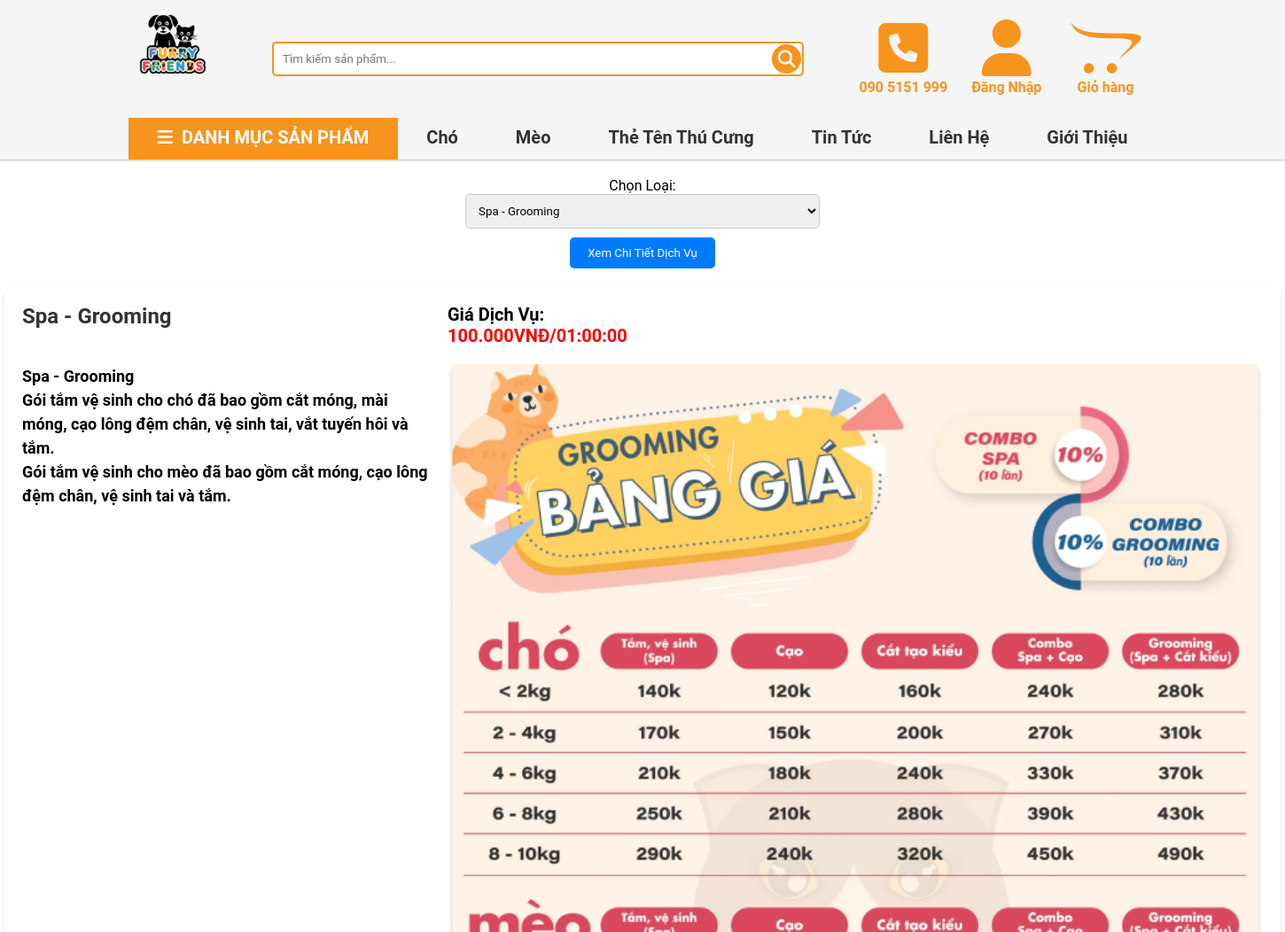
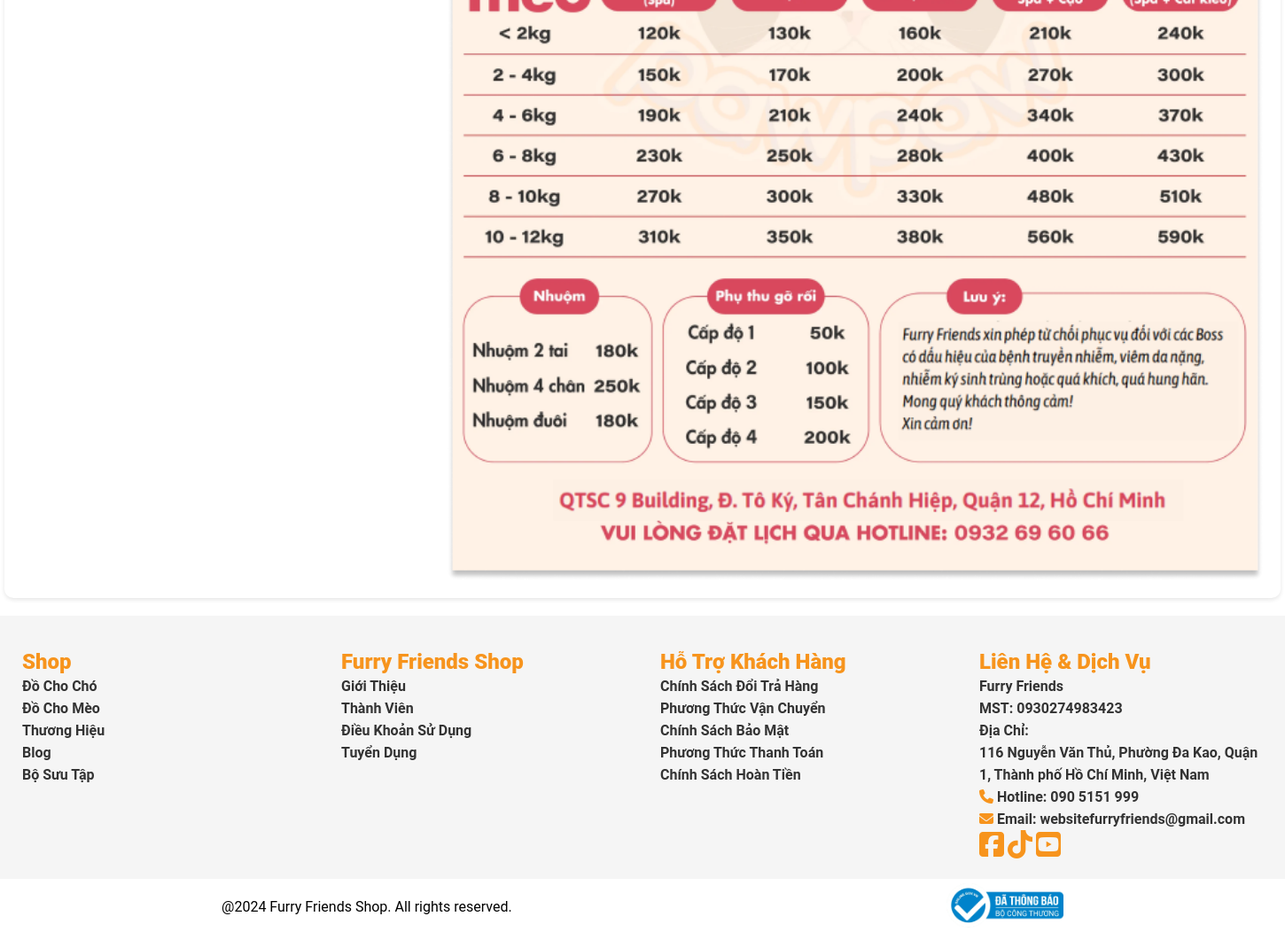
The app's page /index.php?Page=dich_vu&ID=16 with its own data (2 pictures, top to bottom).
### tables this page shows
CREATE TABLE `services` (
  `ID` int(11) NOT NULL,
  `Name` varchar(100) NOT NULL,
  `Image` varchar(255) DEFAULT NULL,
  `Price` decimal(10,2) NOT NULL,
  `Detail` text NOT NULL,
  `Time_Service` varchar(30) NOT NULL,
  `Category_ID` int(11) NOT NULL,
  `Status` tinyint(1) NOT NULL
);

### site/controller/Site_Controller.php (called while the page is built, shortened)
<?php
class Site_Controller
{
    public $Database;
    public function __construct()
    {
        $this->Database = new Database();
    }
    public function dich_vu()
    {
        if (isset($_GET['ID']) && !empty($_GET['ID'])) {
            $id = $_GET['ID'];
        } else {
            die("Thiếu ID ");
        }
        $Service = $this->Database->Get_Service_By_ID_Category($id);
        if ($_SERVER['REQUEST_METHOD'] == 'POST') {
            $Service_Detail = $_POST['Service'];
            $Detail_Service = $this->Database->Get_Service_By_ID($Service_Detail);
        } else {
            $Service_Detail = $Service[0]['ID'];
            $Detail_Service = $this->Database->Get_Service_By_ID($Service_Detail);
        }
        include_once 'site/views/layout.php';
    }
}

### site/views/dich_vu_theo_loai.php (the view, shortened to what this page needs)
<main>
    <div class="page-service-site">
        <form action="index.php?Page=dich_vu&ID=<?= $_GET['ID'] ?>" method="post">
            Chọn Loại:
            <select name="Service" id="">
                <?php
                $List_DV ='';
                foreach ($Service as $ser) {
                    if (isset($Detail_Service) && !empty($Detail_Service) && $Detail_Service['ID'] == $ser['ID']) {
                        $List_DV .= $ser['Status'] != 0 ? '<option value="' . $ser['ID'] . '" selected>' . $ser['Name'] . '</option>' : '';
                    } else {
                        $List_DV .= $ser['Status'] != 0 ? '<option value="' . $ser['ID'] . '">' . $ser['Name'] . '</option>' : '';
                    }
                }
                echo !empty($List_DV)? $List_DV:'<option value="">Không Có Dịch Vụ Nào</option>';
                ?>
            </select>
            <button>Xem Chi Tiết Dịch Vụ</button>
        </form>
    </div>
    <?php
    if (isset($Detail_Service) && !empty($Detail_Service)) {
    ?>
        <div class="service-detail-site">
            <h2><?= $Detail_Service['Name'] ?> </h2>
            <div class="service-detail-price">Giá Dịch Vụ: <br><p><?= number_format($Detail_Service['Price'], 0, '.', '.') . 'VNĐ/' . $Detail_Service['Time_Service'] ?></p></div>
            <div class="service-detail-content"><?= nl2br($Detail_Service['Detail']) ?></div>
            <img src="<?= $Detail_Service['Image'] ?>" alt="<?= $Detail_Service['Name'] ?>">
        </div>
    <?php
    } ?>
</main>

### index.php (shortened to what this page needs)
<?php
include_once 'site/controller/Site_Controller.php';
$Page = isset($_GET['Page']) ? $_GET['Page'] : 'trang_chu';
$Site_Controller = new Site_Controller;
if (method_exists($Site_Controller,$Page)){
    $Site_Controller->$Page();
} else {
    echo "Page not found!";
}
?>

### site/views/layout.php (shortened to what this page needs)
<!DOCTYPE html>
<html lang="vi">
<head>
    <link rel="stylesheet" href="public/css/all.css">
    <link rel="stylesheet" href="public/css/style.css">
</head>
<body>
    <?php
    include_once 'site/views/header.php';
    include_once 'site/views/nav.php';
    include_once $Views;
    include_once 'site/views/footer.php';
    ?>
</body>
</html>

### site/views/header.php (shortened to what this page needs)
<!DOCTYPE html>
<html lang="vi">
<head>
    <link rel="stylesheet" href="public/css/all.css">
    <link rel="stylesheet" href="public/css/style.css">
</head>
<body>
    <header>
        <div class="header-container">
            <a href="index.php?Page=trang_chu"><img src="public/img/logo.png" width="100px" height="100px" alt="Logo Furry Friend" id="Logo"></a>
            <form action="index.php" id="Search" method="GET">
                <input type="text" name="Search" placeholder="Tìm kiếm sản phẩm..." autocomplete="off" value="<?php echo isset($_GET['Search']) ? htmlspecialchars($_GET['Search']) : ''; ?>">
                <button type="submit"><i class="fa-solid fa-magnifying-glass fa-xl"></i></button>
            </form>
            <div id="Right_Header">
                <a href="#" id="Phone">
                    <i class="fa-solid fa-square-phone brand-color fa-4x"></i>
                    <span class="brand-color">090 5151 999</span>
                </a>
                <a href="<?= isset($_SESSION['User_login']) && !empty($_SESSION['User_login']) ? 'index.php?Page=chinh_sua_thong_tin' : 'index.php?Page=dang_nhap'; ?>"
                    id="User" <?= isset($_SESSION['User_login']) ? 'onmouseover="ShowDropdown()"' : '' ?>>
                    <i class="fa-solid fa-user brand-color fa-4x"></i>
                    <span class="brand-color"><?php echo isset($_SESSION['User_login']['Name']) ? $_SESSION['User_login']['Name'] : 'Đăng Nhập'; ?></span>
                </a>
                <a href="index.php?Page=gio_hang" id="Cart">
                    <i class="fa-brands fa-opencart brand-color fa-4x"></i>
                    <span class="brand-color">Giỏ hàng</span>
                </a>
            </div>
        </div>
    </header>

### site/views/nav.php (shortened to what this page needs)
<nav>
    <div class="nav-container">
        <li class="Category"><i class="fa-solid fa-bars"></i>DANH MỤC SẢN PHẨM
        </li>
        <li><a href="index.php?Page=tim_kiem&Search=chó">Chó</a></li>
        <li><a href="index.php?Page=tim_kiem&Search=mèo">Mèo</a></li>
        <li><a href="index.php?Page=tim_kiem&Search=thẻ tên">Thẻ Tên Thú Cưng</a></li>
        <li><a href="index.php?Page=bai_viet">Tin Tức</a></li>
        <li><a href="index.php?Page=lien_he">Liên Hệ</a></li>
        <li><a href="index.php?Page=gioi_thieu">Giới Thiệu</a></li>
    </div>
</nav>

### site/views/footer.php
<footer>
    <div class="footer-container">
        <div class="footer-content">
            <span class="brand-color">Shop</span>
            <li><a href="">Đồ Cho Chó</a></li>
            <li><a href="">Đồ Cho Mèo</a></li>
            <li><a href="">Thương Hiệu</a></li>
            <li><a href="">Blog</a></li>
            <li><a href="">Bộ Sưu Tập</a></li>
        </div>
        <div class="footer-content">
            <span class="brand-color">Furry Friends Shop</span>
            <li><a href="index.php?Page=gioi_thieu">Giới Thiệu</a></li>
            <li><a href="">Thành Viên</a></li>
            <li><a href="">Điều Khoản Sử Dụng</a></li>
            <li><a href="">Tuyển Dụng</a></li>
        </div>
        <div class="footer-content">
            <span class="brand-color">Hỗ Trợ Khách Hàng</span>
            <li><a href="">Chính Sách Đổi Trả Hàng</a></li>
            <li><a href="">Phương Thức Vận Chuyển</a></li>
            <li><a href="">Chính Sách Bảo Mật</a></li>
            <li><a href="">Phương Thức Thanh Toán</a></li>
            <li><a href="">Chính Sách Hoàn Tiền</a></li>
        </div>
        <div class="footer-content">
            <span class="brand-color">Liên Hệ & Dịch Vụ</span>
            <li><a href="">Furry Friends</a></li>
            <li><a href="">MST: 0930274983423</a></li>
            <li><a href="">Địa Chỉ: <br> 116 Nguyễn Văn Thủ, Phường Đa Kao, Quận
            1, Thành phố Hồ Chí Minh, Việt Nam</a></li>
            <li><a href=""><i class="fa-solid fa-phone brand-color fa-1x"></i> Hotline: 090 5151 999 </a></li>
            <li><a href=""><i class="fa-solid fa-envelope brand-color fa-1x"></i> Email: websitefurryfriends@gmail.com</a></li>
            <div class="Socical">
                <a href="#"><i class="fab fa-facebook-square brand-color fa-2x"></i></a>
                <a href="#"><i class="fa-brands fa-tiktok brand-color fa-2x"></i></a>
                <a href="#"><i class="fab fa-youtube-square brand-color fa-2x"></i></a>
            </div>
        </div>
    </div>
    <div class="footer-bar">
        <div class="footer-container-bar">
            <p>@2024 Furry Friends Shop. All rights reserved.</p>
            <div class="footer-BCT">
                <img height="50px" src="public/img/logo-da-thong-bao-bo-cong-thuong.webp" alt="BCT">
            </div>
        </div>
    </div>
</footer>

### public/css/style.css (style rules this page uses)
* { margin: 0; padding: 0; box-sizing: border-box; font-family: "Roboto", serif; }
a { text-decoration: none; color: #333; }
.brand-color { color: #F7941D; }
header { width: 100%; height: 130px; min-width: 1440px; background-color: whitesmoke; position: sticky; z-index: 9; top: 0; }
.header-container { width: 80%; ; margin: 0 auto; background-color: whitesmoke; display: grid; grid-template-columns: 1fr 6fr 3fr; grid-auto-flow: column; }
#Search { width: 100%; padding: 50px; display: flex; justify-content: flex-end; align-items: center; flex-wrap: nowrap; }
#Search input { width: 600px; padding: 10px; border-radius: 5px; border: 2px solid #F7941D; position: absolute; }
#Search button { position: relative; right: 0.2em; width: 2.5em; aspect-ratio: 1; background-color: #F7941D; color: white; border-radius: 100%; border: none; }
#Right_Header { display: flex; justify-content: center; align-items: center; flex-wrap: nowrap; }
#Phone, #User, #Cart { flex-grow: 1; display: flex; justify-content: center; align-items: center; flex-wrap: wrap; cursor: pointer; }
#Phone span, #User span, #Cart span, #Phone a, #User a, #Cart a { width: 100%; text-align: center; font-weight: bold; line-height: 25px; }
nav { width: 100%; min-width: 1440px; background-color: whitesmoke; position: sticky; top: 130px; z-index: 8; box-shadow: 0px 0px 3px rgba(0, 0, 0, 0.5); ; }
.nav-container { width: 80%; ; line-height: 50px; margin: 0 auto; display: grid; grid-template-columns: repeat(auto-fill, minmax(1fr, 300px)); grid-auto-flow: column; display: flex; }
nav li { flex-grow: 1; display: flex; justify-content: center; align-items: center; height: 50px; font-weight: bolder; font-size: 20px; list-style: none; transition: all 0.5s ease; }
.Category { background-color: #F7941D; gap: 10px; color: white; font-weight: bolder; justify-content: center; height: 50px; position: relative; }
main { width: 1440px; height: auto; margin: 0 auto; padding: 0; }
footer { background-color: rgb(245, 245, 245); padding: 20px 0 0 0; text-align: center; position: relative; margin-top: 20px; bottom: 0; }
.footer-container { width: 1440px; margin: 0 auto; display: grid; grid-template-columns: repeat(auto-fill, minmax(300px, 1fr)); }
.footer-content { padding: 20px; color: black; text-align: left; list-style: none; font-size: 16px; font-weight: bold; line-height: 25px; }
.footer-content>span { width: 100%; font-size: 24px; font-weight: bolder; }
.footer-bar { background-color: white; height: 60px; padding: 5px 0; }
.footer-container-bar { width: 1440px; margin: 0 auto; display: flex; justify-content: space-around; align-items: center; }

### site/views/dich_vu_theo_loai.php (style rules this page uses)
.page-service-site { display: flex; flex-direction: column; align-items: center; padding: 20px; }
.page-service-site form { display: flex; flex-direction: column; align-items: center; width: 100%; max-width: 400px; }
.page-service-site select { width: 100%; padding: 10px; border: 1px solid #ccc; border-radius: 5px; }
.page-service-site button { background-color: #007bff; color: #fff; border: none; padding: 10px 20px; border-radius: 5px; cursor: pointer; margin-top: 10px; }
.service-detail-site { display: grid; grid-template-columns: 1fr 2fr; grid-gap: 20px; background-color: #fff; box-shadow: 0 2px 5px rgba(0, 0, 0, 0.1); padding: 20px; border-radius: 10px; }
.service-detail-site h2 { font-size: 24px; color: #333; margin-bottom: 10px; transition: color 0.3s ease-in-out; }
.service-detail-price { font-size: 20px; font-weight: bold; }
.service-detail-price p { color: red; }
.service-detail-content { font-size: 18px; line-height: 1.5; font-weight: bold; }
.service-detail-site img { width: 100%; height: auto; border-radius: 10px; }

### records on screen
services: Name "Spa - Grooming", Price "100.000", Time_Service "01:00:00", Detail "Spa - Grooming Gói tắm vệ sinh cho chó đã bao gồm cắt móng, mài móng, cạo lông đệm chân, vệ sinh tai, vắt tuyến hôi và tắm. Gói tắm vệ sinh cho mèo đã bao gồm cắt móng, cạo lông đệm chân, vệ sinh tai và tắm.", Image+Name (picture)

### other values on screen
form field Service "Spa - Grooming"
